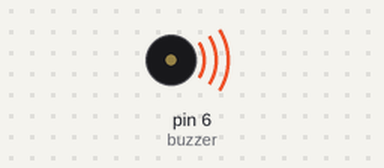
The sketch below on a simulated Arduino Uno, built with avr-gcc and run on an emulated ATmega328P. Shown: buzzer (waves = sounding).

Above: at 0.1 s.
Timing chart, 0 to 3.0 s (numbered marks = the images above):
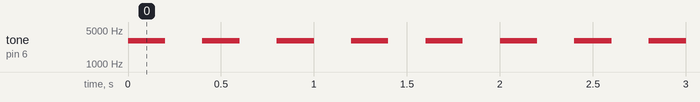

Measured:
- by itself, tone on pin 6 (buzzer): alternates 3000 Hz for 0.20 s and silent for 0.20 s, 18 changes in all, then stays silent

The sketch:

buzzer_test.ino
```cpp
const int buzzer = 6;

void setup() {
  // put your setup code here, to run once:
pinMode(buzzer, OUTPUT); // Set buzzer - pin 9 as an output
}

int count = 0;
void loop(){

  if(count < 9)
  {
  tone(buzzer, 3000); // Send 1KHz sound signal...
  delay(200);        // ...for 1 sec
  noTone(buzzer);     // Stop sound...
  delay(200);        // ...for 1sec
  count++;
  }

}
```
